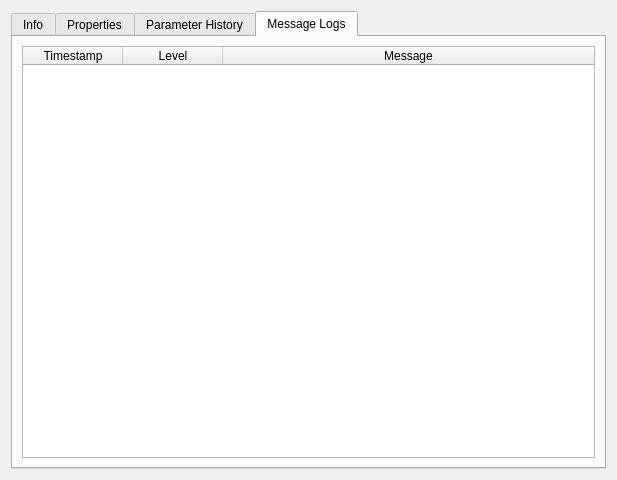
<?xml version="1.0" encoding="UTF-8"?>
<ui version="4.0">
 <class>ULogParametersDialog</class>
 <widget class="QDialog" name="ULogParametersDialog">
  <property name="geometry">
   <rect>
    <x>0</x>
    <y>0</y>
    <width>617</width>
    <height>480</height>
   </rect>
  </property>
  <property name="windowTitle">
   <string>MainWindow</string>
  </property>
  <layout class="QHBoxLayout" name="horizontalLayout_2">
   <item>
    <widget class="QTabWidget" name="tabWidget">
     <property name="focusPolicy">
      <enum>Qt::NoFocus</enum>
     </property>
     <property name="currentIndex">
      <number>3</number>
     </property>
     <widget class="QWidget" name="Info">
      <attribute name="title">
       <string>Info</string>
      </attribute>
      <layout class="QHBoxLayout" name="horizontalLayout">
       <item>
        <widget class="QTableWidget" name="tableWidgetInfo">
         <property name="editTriggers">
          <set>QAbstractItemView::NoEditTriggers</set>
         </property>
         <property name="selectionMode">
          <enum>QAbstractItemView::SingleSelection</enum>
         </property>
         <property name="columnCount">
          <number>2</number>
         </property>
         <attribute name="horizontalHeaderDefaultSectionSize">
          <number>201</number>
         </attribute>
         <attribute name="horizontalHeaderMinimumSectionSize">
          <number>200</number>
         </attribute>
         <attribute name="horizontalHeaderStretchLastSection">
          <bool>true</bool>
         </attribute>
         <attribute name="verticalHeaderVisible">
          <bool>false</bool>
         </attribute>
         <column>
          <property name="text">
           <string>Property</string>
          </property>
         </column>
         <column>
          <property name="text">
           <string>Value</string>
          </property>
         </column>
        </widget>
       </item>
      </layout>
     </widget>
     <widget class="QWidget" name="Properties">
      <attribute name="title">
       <string>Properties</string>
      </attribute>
      <layout class="QVBoxLayout" name="verticalLayout_3">
       <item>
        <widget class="QTableWidget" name="tableWidgetParams">
         <property name="editTriggers">
          <set>QAbstractItemView::NoEditTriggers</set>
         </property>
         <property name="selectionMode">
          <enum>QAbstractItemView::SingleSelection</enum>
         </property>
         <property name="columnCount">
          <number>2</number>
         </property>
         <attribute name="horizontalHeaderStretchLastSection">
          <bool>true</bool>
         </attribute>
         <attribute name="verticalHeaderVisible">
          <bool>false</bool>
         </attribute>
         <column>
          <property name="text">
           <string>Property</string>
          </property>
         </column>
         <column>
          <property name="text">
           <string>Value</string>
          </property>
         </column>
        </widget>
       </item>
      </layout>
     </widget>
     <widget class="QWidget" name="ParameterHistory">
      <attribute name="title">
       <string>Parameter History</string>
      </attribute>
      <layout class="QVBoxLayout" name="verticalLayout_4">
       <item>
        <widget class="QTableWidget" name="tableWidgetParamHistory">
         <property name="editTriggers">
          <set>QAbstractItemView::NoEditTriggers</set>
         </property>
         <property name="selectionBehavior">
          <enum>QAbstractItemView::SelectRows</enum>
         </property>
         <property name="sortingEnabled">
          <bool>false</bool>
         </property>
         <property name="columnCount">
          <number>4</number>
         </property>
         <attribute name="horizontalHeaderStretchLastSection">
          <bool>true</bool>
         </attribute>
         <attribute name="verticalHeaderVisible">
          <bool>false</bool>
         </attribute>
         <column>
          <property name="text">
           <string>Timestamp</string>
          </property>
         </column>
         <column>
          <property name="text">
           <string>Name</string>
          </property>
         </column>
         <column>
          <property name="text">
           <string>Value</string>
          </property>
         </column>
         <column>
          <property name="text">
           <string>Source</string>
          </property>
         </column>
        </widget>
       </item>
      </layout>
     </widget>
     <widget class="QWidget" name="Logs">
      <attribute name="title">
       <string>Message Logs</string>
      </attribute>
      <layout class="QVBoxLayout" name="verticalLayout">
       <item>
        <widget class="QTableWidget" name="tableWidgetLogs">
         <property name="selectionBehavior">
          <enum>QAbstractItemView::SelectRows</enum>
         </property>
         <property name="sortingEnabled">
          <bool>false</bool>
         </property>
         <property name="columnCount">
          <number>3</number>
         </property>
         <attribute name="horizontalHeaderStretchLastSection">
          <bool>true</bool>
         </attribute>
         <attribute name="verticalHeaderVisible">
          <bool>false</bool>
         </attribute>
         <column>
          <property name="text">
           <string>Timestamp</string>
          </property>
         </column>
         <column>
          <property name="text">
           <string>Level</string>
          </property>
         </column>
         <column>
          <property name="text">
           <string>Message</string>
          </property>
         </column>
        </widget>
       </item>
      </layout>
     </widget>
    </widget>
   </item>
  </layout>
 </widget>
 <resources/>
 <connections/>
</ui>
